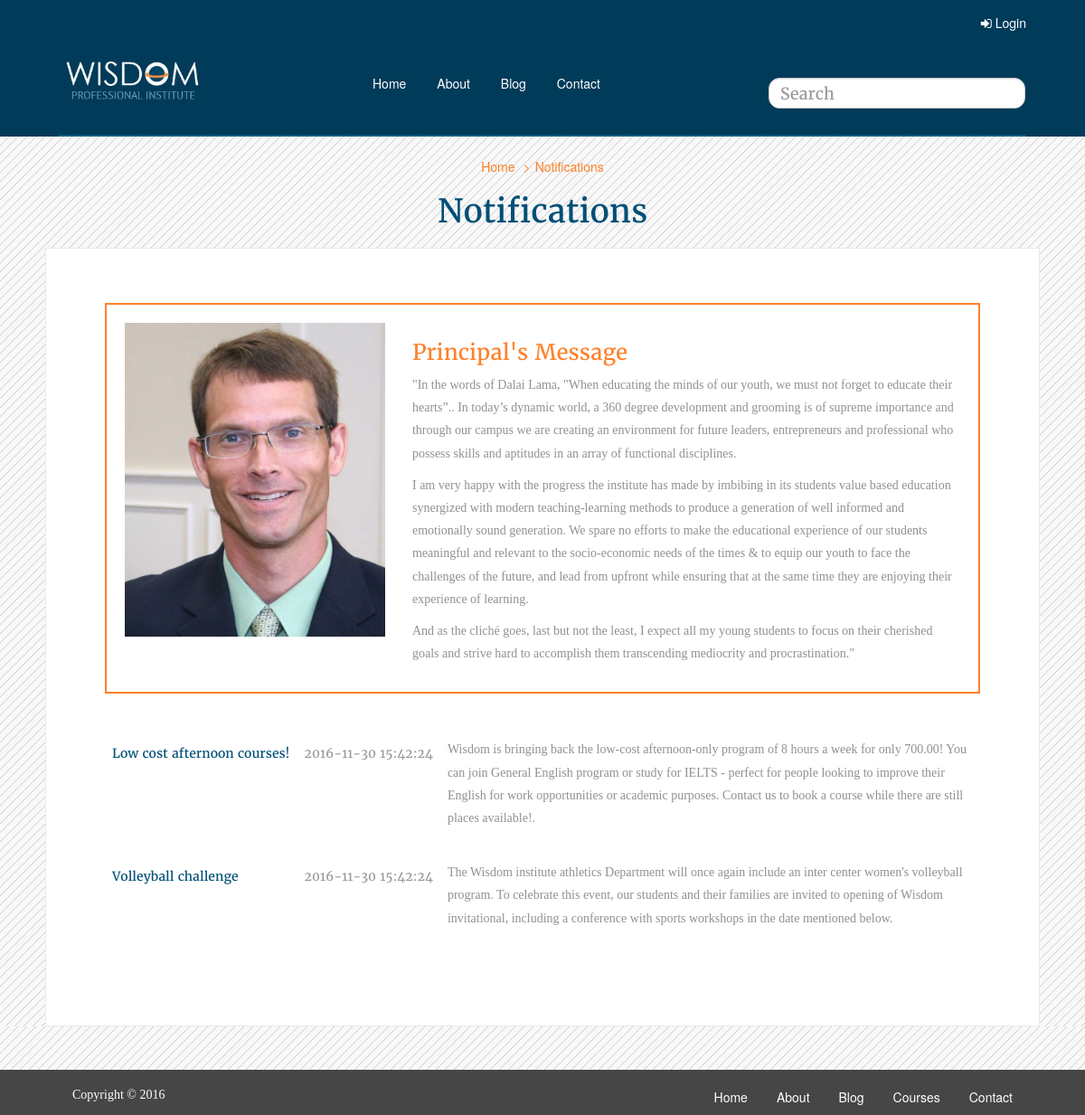
Screenshot of /Wisdom/notification.php with the database file from the repository.
### tables this page shows
CREATE TABLE IF NOT EXISTS `notifications` (
  `sl_no` int(100) NOT NULL AUTO_INCREMENT,
  `heading` varchar(100) NOT NULL,
  `text` text NOT NULL,
  `time_stamp` timestamp NOT NULL DEFAULT CURRENT_TIMESTAMP,
  PRIMARY KEY (`sl_no`)
);

### Wisdom/notification.php (the view, shortened to what this page needs)
<?php require_once('Connections/wisdom.php'); ?>
<?php
$logoutAction = $_SERVER['PHP_SELF']."?doLogout=true";
?>
<?php
$maxRows_notifications = 10;
$pageNum_notifications = 0;
$startRow_notifications = $pageNum_notifications * $maxRows_notifications;
$query_notifications = "SELECT * FROM notifications ORDER BY time_stamp DESC";
$query_limit_notifications = sprintf("%s LIMIT %d, %d", $query_notifications, $startRow_notifications, $maxRows_notifications);
$notifications = mysql_query($query_limit_notifications, $wisdom) or die(mysql_error());
$row_notifications = mysql_fetch_assoc($notifications);
?>
<!DOCTYPE html>
<html xmlns="http://www.w3.org/1999/xhtml">
<head>
    <link href="css/bootstrap.min.css" rel="stylesheet">
    <link href="css/font-awesome.min.css" rel="stylesheet">
    <link href="css/my_style.css" rel="stylesheet" type="text/css" />
	<link href="css/thumbnail-slider.css" rel="stylesheet" />
</head>
<body>
<div class="container-fluid bg_blue">
      <div class="col-lg-12" >
        <div class="login-icon">
			<?php if(isset($_SESSION['MM_Username'])){ ?>
            	<a href="<?php echo $logoutAction ?>" class="pull-right"> <i class="fa fa-sign-out"></i> Logout</a><span class="user_text pull-right white_font"><i class="fa fa-user"> </i> <?php echo ($_SESSION['MM_Username']) ?></span>
            	<div class="clearfix"></div>
            <?php } else { ?>
            	<a href="login.php" class="pull-right"><i class="fa fa-sign-in"></i> Login</a>
            	<div class="clearfix"></div>
            <?php } ?>
        </div>
      </div>
      <div class="col-md-12">
        <div class="row">
          <nav class="navbar">
			<div class="navbar-header">
          <a class="navbar-brand" href="#"><img src="images/logo_03.jpg" class="img-responsive" width="160px" /></a>
        </div>
        <div class="collapse navbar-collapse" id="bs-example-navbar-collapse-1">
          <ul class="nav navbar-nav">
            <li><a href="index.php">Home</a></li>
            <li><a href="about.php">About</a></li>
            <li><a href="blog.php">Blog</a></li>
            <li><a href="contact.php">Contact</a></li>
          <form name="searchbar" class="navbar-form navbar-right" method="post">
            <div class="form-group">
              <input name="searchin" type="text" class="form-control" placeholder="Search" required>
            </div>
          </form>
          </ul>
        </div>
        </nav>
       </div>
       </div>
    </div>
    <div class="container-fluid bg_blue">
        <div class="col-md-12">
            <hr class="navbar-line" />
        </div>
    </div>
    <div class="container-fluid bg_pattern">
    <div class="row">
     <ol class="breadcrumb text-center orange_font" >
     	<li><a href="index.php">Home</a></li>
    	<li><a href="#">Notifications</a></li>
      </ol>
      <h1 class="blue_font text-center">Notifications</h1>
       <div class="col-md-12 pad10">
       		<div class="box2">
                <div class="orange_box">
                <div class="row">
                <div class="col-sm-4">
                 <img src="images/prinicipal.jpg" class="img-responsive">
                </div>
                <div class="col-sm-8">
                <h3 class="orange_font">Principal's Message</h3>
                 <p>
                 "In the words of Dalai Lama, "When educating the minds of our youth, we must not forget to educate their hearts”.. In today’s dynamic world, a 360 degree development and grooming is of supreme importance and through our campus we are creating an environment for future leaders, entrepreneurs and professional who possess skills and aptitudes in an array of functional disciplines.
                 </p>
                    <p>
                    I am very happy with the progress the institute has made by imbibing in its students value based education synergized with modern teaching-learning methods to produce a generation of well informed and emotionally sound generation. We spare no efforts to make the educational experience of our students meaningful and relevant to the socio-economic needs of the times & to equip our youth to face the challenges of the future, and lead from upfront while ensuring that at the same time they are enjoying their experience of learning.
                    </p>
                    <p>
                    And as the cliché goes, last but not the least, I expect all my young students to focus on their cherished goals and strive hard to accomplish them transcending mediocrity and procrastination."
                    </p>
                 </div>
                </div>
              </div>
            <div class="row pad40">
             <div class="col-xs-12">
			<table class="table table2 table-responsive table-hover">
				 <?php do { ?>
              <tr>
                <td style="min-width:100px" nowrap><h5 class="blue_font"><?php echo $row_notifications['heading']; ?></h5></td>
                <td style="min-width:100px" nowrap><h5><?php echo $row_notifications['time_stamp']; ?></h5></td>
                <td><p>
                   <?php echo $row_notifications['text']; ?>
                    </p>
               </td>
              </tr>
                 <?php } while ($row_notifications = mysql_fetch_assoc($notifications)); ?>
            </table>
            </div>
           </div>
            </div>
       </div>
     </div>
 </div>
  <div class="bg_pattern pad20">
    <div class="container-fluid bg_footer">
           <div class="col-md-12">
        	<div class="col-md-6">
     			<p class="white_font">Copyright &copy; 2016</p>
        	</div>
        	<div class="col-md-6">
                <ul class="nav nav-pills navbar-right">
                	<li><a href="index.php">Home</a></li>
                	<li><a href="about.php">About</a></li>
                	<li><a href="blog.php">Blog</a></li>
                	<li><a href="courses.php">Courses</a></li>
                	<li><a href="contact.php">Contact</a></li>
                </ul>
        	</div>
           </div>
    </div>
  </div>
</body>
</html>

### Wisdom/css/my_style.css (style rules this page uses)
.container-fluid { padding-left:50px; padding-right:50px; }
.bg_blue { background-color:#003b59; }
.bg_footer { background-color:#464646; margin-top:30px; padding-top:15px; }
.pad40 { padding-top:40px; }
.pad20 { padding-top:18px; }
.orange_font { color:#ff812a; }
.white_font { color:#fff; }
.blue_font { color:#004f76; }
.login-icon a { color:#FFF; }
.login-icon { padding-top:15px; padding-bottom:15px; }
.navbar-nav { width:100%; text-align:center; float:none; }
ul.navbar-nav { margin-top:25px; }
.navbar-nav li { float:none; display:inline-block; }
.nav > li > a { color:#FFF; border-radius:10px; padding-top:5px; padding-bottom:5px; }
.navbar-line { margin:0; border-color:#0b5d81; border-width:2px; }
.navbar-collapse, .navbar-form { border-top: 1px solid transparent; -webkit-box-shadow: inset 0 1px 0 transparent; box-shadow:0 0 0 transparent; }
h1, h2, h3, h4, h5, h6 { font-family:"myfont1"; color:#999999; }
p { font-family:"myfont2"; color:#909191; line-height:1.8em; }
.bg_pattern { background-image:url(../images/1675851710-1348979047website-pattern-03.jpg); }
.box2 { background-color:#FFF; border:#eaeaea 1px solid; padding:60px 65px ; }
input { border-radius:12px !important; font-family:myfont1; font-size:18px !important; }
.breadcrumb { background-color: transparent; margin-top:15px; padding-bottom:0; margin-bottom:0; }
.breadcrumb a { color: #ff812a; }
.breadcrumb>li+li:before { padding:0 5px;color:#ff812a;content:">" }
.pad10 { padding-top:10px; }
.table > tbody > tr > td, .table > tbody > tr > th, .table > tfoot > tr > td, .table > tfoot > tr > th, .table > thead > tr > td, .table > thead > tr > th { border-top: 1px solid transparent; }
.table>tbody>tr>td, .table>tbody>tr>th, .table>tfoot>tr>td, .table>tfoot>tr>th, .table>thead>tr>td, .table>thead>tr>th { vertical-align: bottom; }
.table>tbody>tr>td p { margin-bottom:18px; }
.course_details_box h4, { margin-top:5px; }
.orange_box { border:2px solid #ff812a; padding:20px; }
.table2>tbody>tr>td, .table2>tbody>tr>th, .table2>tfoot>tr>td, .table2>tfoot>tr>th, .table2>thead>tr>td, .table2>thead>tr>th { vertical-align: top; }

### rows the page displays
notifications: heading "Low cost afternoon courses!", time_stamp "2016-11-30 15:42:24", text "Wisdom is bringing back the low-cost afternoon-only program of 8 hours a week for only 700.00! You can join General English program or study for IELTS - perfect for people looking to improve their English for work opportunities or academic purposes. Contact us to book a course while there are still places available!."
notifications: heading "Volleyball challenge", time_stamp "2016-11-30 15:42:24", text "The Wisdom institute athletics Department will once again include an inter center women's volleyball program. To celebrate this event, our students and their families are invited to opening of Wisdom invitational, including a conference with sports workshops in the date mentioned below."
